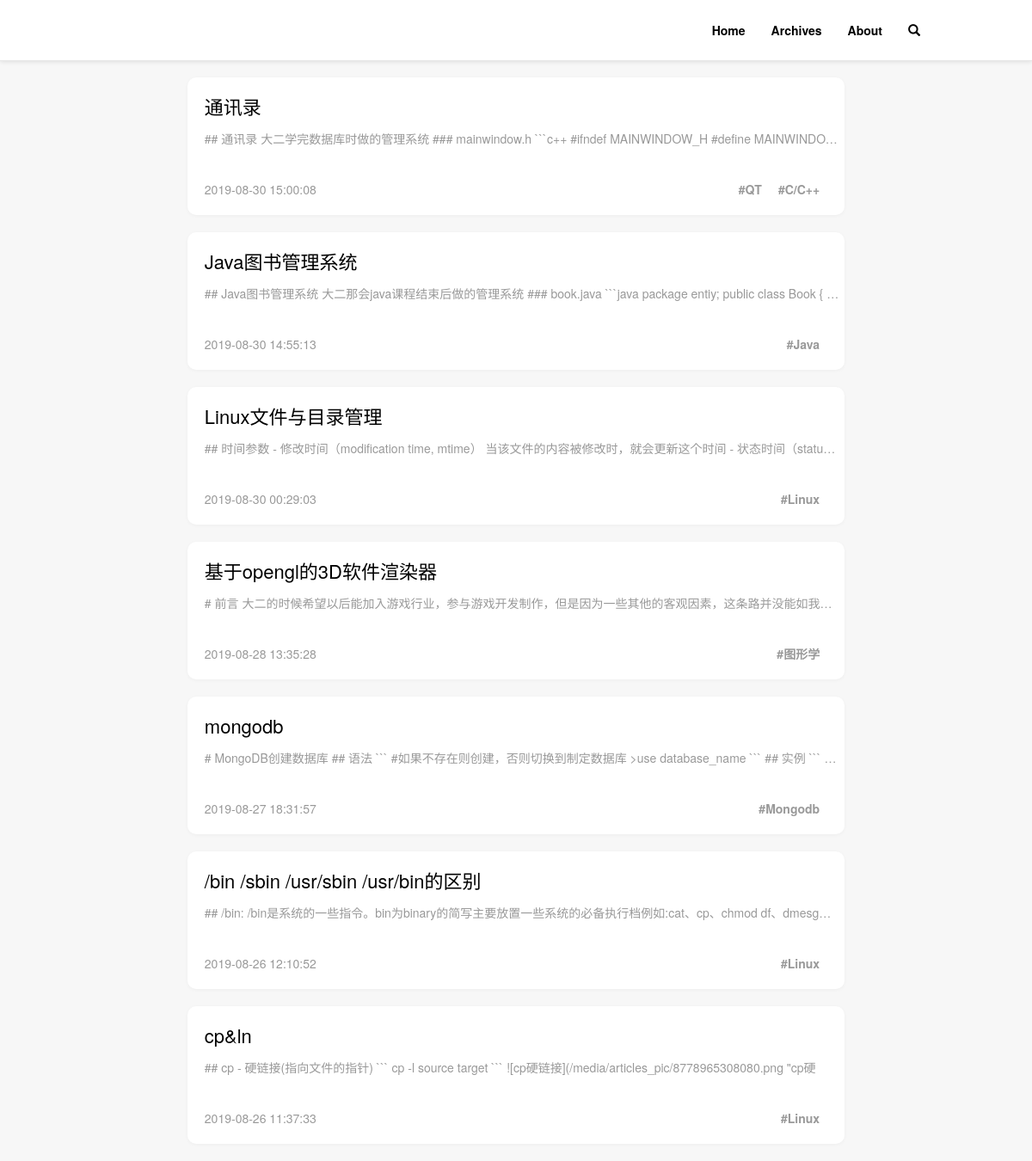
/hsjusj/home/, run on an earlier commit of the app's database.
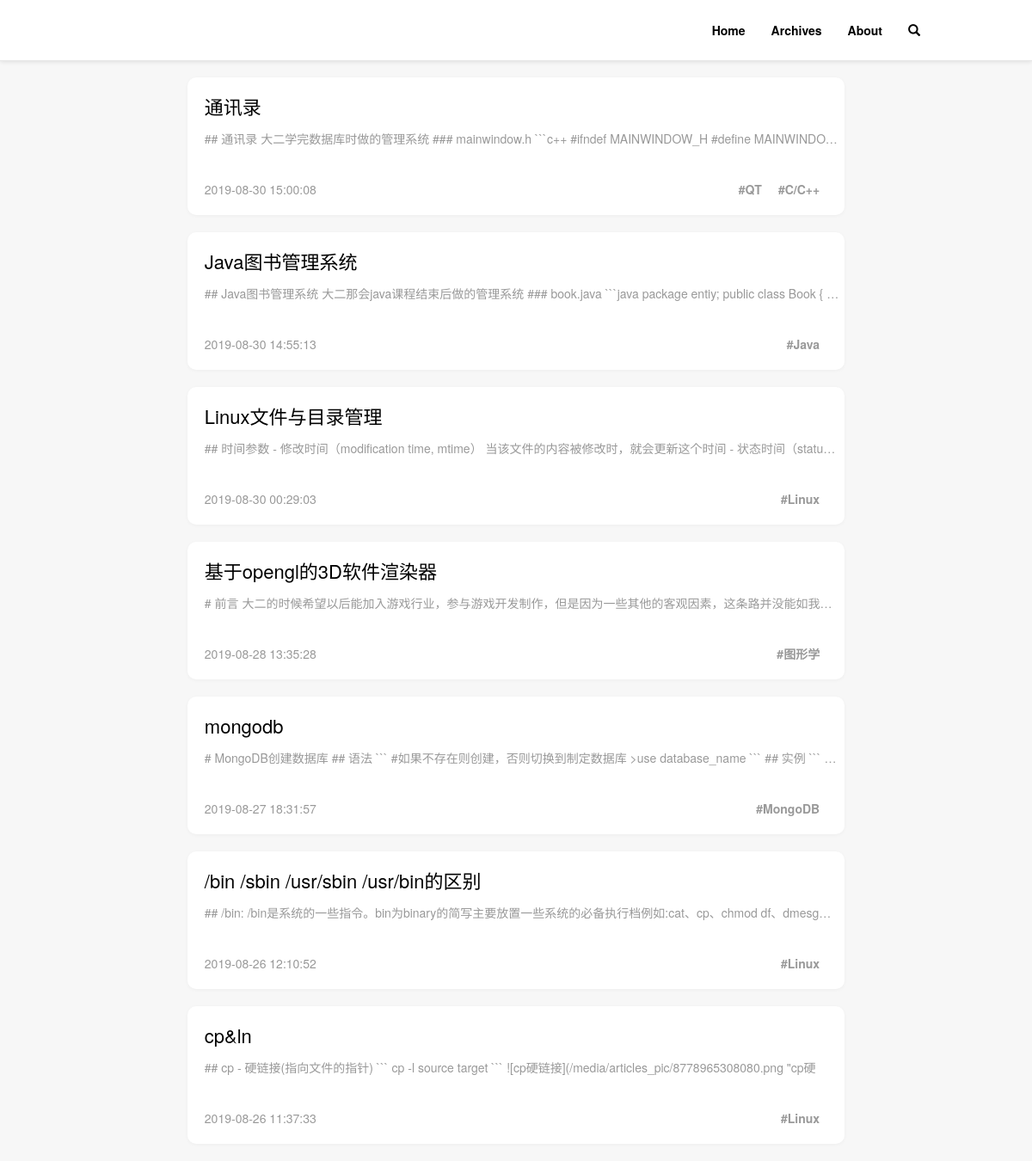
And on a later commit of the database.
### blog/models.py (models this page shows)
class Articles(models.Model):
    aid = models.AutoField(primary_key=True)
    title = models.CharField(max_length=32, db_index=True)
    content = models.TextField()
    create_datetime = models.DateTimeField(auto_now_add=True, db_index=True)
    imgs = models.CharField(max_length=1024, null=True)

class ArticlesToTags(models.Model):
    article = models.ForeignKey(to='Articles', to_field='aid', on_delete=models.CASCADE)
    tag = models.ForeignKey(to='Tags', to_field='tid', on_delete=models.CASCADE)

class Tags(models.Model):
    tid = models.AutoField(primary_key=True)
    tag_name = models.CharField(max_length=18)

### blog/views.py (the view)
# urls.py: path('home/', views.home, name='home'),
def home(request):
    if request.META.get('HTTP_X_PJAX', False):
        articles = models.Articles.objects.all()
        return TemplateResponse(request, 'response/blog/home_response.html', {'articles':articles})
    elif request.method == 'GET':
        articles = models.Articles.objects.all()
        return render(request, 'view/blog/home.html', {'articles':articles})

### templates/view/blog/home.html (shortened to what this page needs)
{% extends "layout/base.html" %}
{% block body %}
    <div class="post-list">
        {% for article in articles reversed %}
            <div class="post-list-item">
                <div class="title">
                    <a addr="{% url 'blog:article' article.aid %}">{{ article.title }}</a>
                </div>
                <div class="content">
                    <p>{{ article.content | slice:"100" }}</p>
                </div>
                <div class="footer">
                    <span class="datetime">{{ article.create_datetime | date:'Y-m-d H:i:s' }}</span>
                    {% for articletotags in article.articlestotags_set.all %}
                    <span class="tag hidden-xs">#{{ articletotags.tag.tag_name }}</span>
                    {% endfor %}
                </div>
            </div>
        {% endfor %}
    </div>
{% endblock %}

What changed in the data, as far as the page shows it:
changed through a linked row, ArticlesToTags: tag.tag_name "Mongodb" → "MongoDB"
